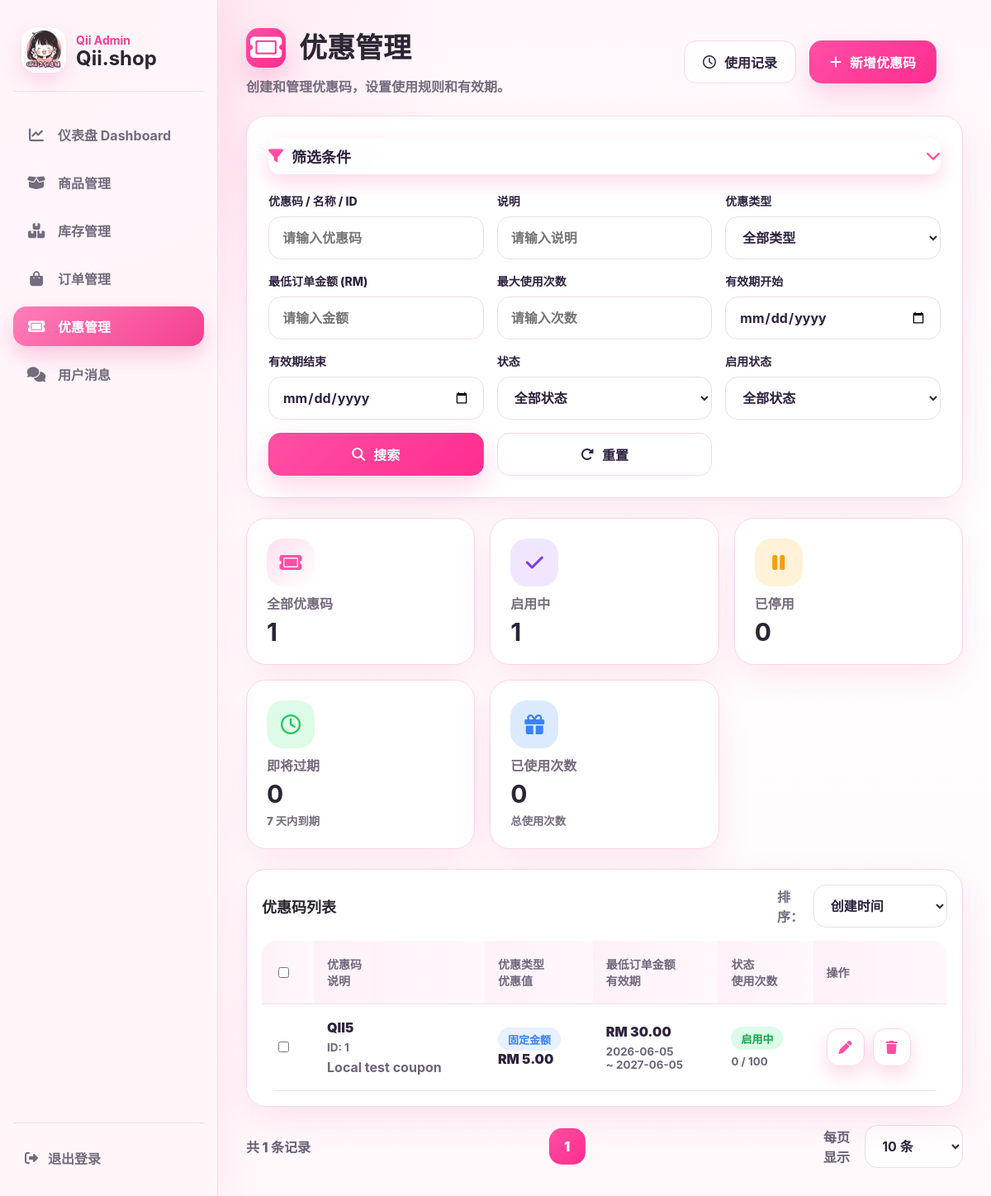
The page /a9sd8f7sd9f_admin/discount_center.php (signed in) on the database its author committed.
### tables this page shows
CREATE TABLE IF NOT EXISTS coupons (
  id INT AUTO_INCREMENT PRIMARY KEY,
  code VARCHAR(80) NOT NULL UNIQUE,
  description VARCHAR(255) NULL,
  discount_amount DECIMAL(10,2) NOT NULL DEFAULT 0.00,
  min_order DECIMAL(10,2) NOT NULL DEFAULT 0.00,
  start_date DATE NULL,
  end_date DATE NULL,
  status VARCHAR(30) NOT NULL DEFAULT 'active',
  max_usage INT NULL,
  used_count INT NOT NULL DEFAULT 0,
  created_at DATETIME NOT NULL DEFAULT CURRENT_TIMESTAMP
);

### a9sd8f7sd9f_admin/discount_center.php (the view, shortened to what this page needs)
<?php
require_once __DIR__ . '/config.php';
function coupon_type_label(array $coupon): string {
    $amount = (float)($coupon['discount_amount'] ?? 0);
    return '固定金额';
}
function coupon_value_text(array $coupon): string {
    $type = coupon_type_label($coupon);
    $amount = (float)($coupon['discount_amount'] ?? 0);
    return 'RM ' . number_format($amount, 2);
}
function coupon_status(array $coupon): array {
    $today = date('Y-m-d');
    return ['启用中', 'active'];
}
$search = trim($_GET['search'] ?? '');
$description = trim($_GET['description'] ?? '');
$minOrder = trim($_GET['min_order'] ?? '');
$maxUsage = trim($_GET['max_usage'] ?? '');
$startDate = trim($_GET['start_date'] ?? '');
$endDate = trim($_GET['end_date'] ?? '');
$sort = $_GET['sort'] ?? 'created_desc';
$limit = max(10, min(50, (int)($_GET['limit'] ?? 10)));
$page = max(1, (int)($_GET['page'] ?? 1));
$offset = ($page - 1) * $limit;
$where = [];
$params = [];
$whereSql = $where ? 'WHERE ' . implode(' AND ', $where) : '';
$orderSql = match ($sort) {
    'code_asc' => 'code ASC',
    'usage_desc' => 'used_count DESC',
    'end_asc' => 'end_date ASC',
    default => 'id DESC',
};
$countStmt = $pdo->prepare("SELECT COUNT(*) FROM coupons $whereSql");
$countStmt->execute($params);
$totalRows = (int)$countStmt->fetchColumn();
$totalPages = max(1, (int)ceil($totalRows / $limit));
$stmt = $pdo->prepare("SELECT * FROM coupons $whereSql ORDER BY $orderSql LIMIT $limit OFFSET $offset");
$stmt->execute($params);
$coupons = $stmt->fetchAll(PDO::FETCH_ASSOC);
$stats = [
    'all' => (int)$pdo->query("SELECT COUNT(*) FROM coupons")->fetchColumn(),
    'active' => (int)$pdo->query("SELECT COUNT(*) FROM coupons WHERE status='active' AND end_date >= CURDATE()")->fetchColumn(),
    'inactive' => (int)$pdo->query("SELECT COUNT(*) FROM coupons WHERE status!='active'")->fetchColumn(),
    'soon' => (int)$pdo->query("SELECT COUNT(*) FROM coupons WHERE end_date BETWEEN CURDATE() AND DATE_ADD(CURDATE(), INTERVAL 7 DAY)")->fetchColumn(),
    'used' => (int)$pdo->query("SELECT COALESCE(SUM(used_count),0) FROM coupons")->fetchColumn(),
];
?>
<!DOCTYPE html>
<html lang="zh-CN">
<head>
  <link rel="stylesheet" href="https://cdnjs.cloudflare.com/ajax/libs/font-awesome/6.5.0/css/all.min.css">
  <link rel="stylesheet" href="css/discount_admin.css?v=20260604b">
</head>
<body>
<?php include 'includes/admin_header.php'; ?>
<main class="main discount-page">
  <header class="discount-topbar">
    <div class="title-wrap">
      <h1><i class="fa-solid fa-ticket"></i> 优惠管理</h1>
      <p>创建和管理优惠码，设置使用规则和有效期。</p>
    </div>
    <a class="outline-action desktop-only" href="#coupon-list"><i class="fa-regular fa-clock"></i> 使用记录</a>
    <button class="primary-action" type="button" onclick="document.getElementById('couponCreate').classList.toggle('open')"><i class="fa-solid fa-plus"></i> 新增优惠码</button>
  </header>
  <section class="filter-panel glass-panel">
    <button class="filter-title" type="button" data-filter-toggle><span><i class="fa-solid fa-filter"></i> 筛选条件</span><i class="fa-solid fa-chevron-down"></i></button>
    <form method="get" class="discount-filter">
      <label><span>优惠码 / 名称 / ID</span><input name="search" value="<?= htmlspecialchars($search) ?>" placeholder="请输入优惠码"></label>
      <label><span>说明</span><input name="description" value="<?= htmlspecialchars($description) ?>" placeholder="请输入说明"></label>
      <label><span>优惠类型</span><select name="type"><option value="">全部类型</option></select></label>
      <label><span>最低订单金额 (RM)</span><input type="number" step="0.01" name="min_order" value="<?= htmlspecialchars($minOrder) ?>" placeholder="请输入金额"></label>
      <label><span>最大使用次数</span><input type="number" name="max_usage" value="<?= htmlspecialchars($maxUsage) ?>" placeholder="请输入次数"></label>
      <label><span>有效期开始</span><input type="date" name="start_date" value="<?= htmlspecialchars($startDate) ?>"></label>
      <label><span>有效期结束</span><input type="date" name="end_date" value="<?= htmlspecialchars($endDate) ?>"></label>
      <label><span>状态</span><select name="status"><option value="">全部状态</option></select></label>
      <label><span>启用状态</span><select name="enabled"><option value="">全部状态</option></select></label>
      <button type="submit" class="search-btn"><i class="fa-solid fa-magnifying-glass"></i> 搜索</button>
      <a href="discount_center.php" class="reset-btn"><i class="fa-solid fa-rotate-right"></i> 重置</a>
    </form>
  </section>
  <section class="discount-stats">
    <article><span><i class="fa-solid fa-ticket"></i></span><p>全部优惠码</p><strong><?= $stats['all'] ?></strong></article>
    <article class="purple"><span><i class="fa-solid fa-check"></i></span><p>启用中</p><strong><?= $stats['active'] ?></strong></article>
    <article class="orange"><span><i class="fa-solid fa-pause"></i></span><p>已停用</p><strong><?= $stats['inactive'] ?></strong></article>
    <article class="green"><span><i class="fa-regular fa-clock"></i></span><p>即将过期</p><strong><?= $stats['soon'] ?></strong><small>7 天内到期</small></article>
    <article class="blue"><span><i class="fa-solid fa-gift"></i></span><p>已使用次数</p><strong><?= number_format($stats['used']) ?></strong><small>总使用次数</small></article>
  </section>
  <section id="coupon-list" class="coupon-table-card glass-panel">
    <div class="table-head">
      <h2>优惠码列表</h2>
      <form method="get" class="sort-form">
        <label>排序：
          <select name="sort" onchange="this.form.submit()">
            <option value="created_desc" <?= $sort==='created_desc'?'selected':'' ?>>创建时间</option>
          </select>
        </label>
      </form>
    </div>
    <table>
      <thead>
        <tr>
          <th><input type="checkbox"></th>
          <th>优惠码<br>说明</th>
          <th>优惠类型<br>优惠值</th>
          <th>最低订单金额<br>有效期</th>
          <th>状态<br>使用次数</th>
          <th>操作</th>
        </tr>
      </thead>
      <tbody>
        <?php foreach ($coupons as $c): ?>
          <?php [$statusText, $statusClass] = coupon_status($c); $typeText = coupon_type_label($c); ?>
          <tr>
            <td class="coupon-check" data-label="选择"><input type="checkbox"></td>
            <td class="coupon-code" data-label="优惠码 / 说明"><strong><?= htmlspecialchars($c['code']) ?></strong><small>ID: <?= (int)$c['id'] ?></small><span><?= htmlspecialchars($c['description'] ?? '') ?></span></td>
            <td><span class="type-pill <?= $typeText === '免运费' ? 'ship' : ($typeText === '百分比折扣' ? 'percent' : 'fixed') ?>"><?= $typeText ?></span><strong><?= coupon_value_text($c) ?></strong></td>
            <td><strong>RM <?= number_format((float)($c['min_order'] ?? 0), 2) ?></strong><small><?= htmlspecialchars($c['start_date']) ?><br>~ <?= htmlspecialchars($c['end_date']) ?></small></td>
            <td><span class="status-pill <?= $statusClass ?>"><?= $statusText ?></span><small><?= (int)($c['used_count'] ?? 0) ?> / <?= $c['max_usage'] === null ? '不限' : (int)$c['max_usage'] ?></small></td>
            <td>
              <div class="coupon-actions">
                <button
                  type="button"
                  aria-label="编辑"
                  data-edit-coupon
                  data-id="<?= (int)$c['id'] ?>"
                  data-code="<?= htmlspecialchars($c['code'], ENT_QUOTES) ?>"
                  data-description="<?= htmlspecialchars($c['description'] ?? '', ENT_QUOTES) ?>"
                  data-discount_amount="<?= htmlspecialchars((string)$c['discount_amount'], ENT_QUOTES) ?>"
                  data-min_order="<?= htmlspecialchars((string)($c['min_order'] ?? ''), ENT_QUOTES) ?>"
                  data-max_usage="<?= htmlspecialchars((string)($c['max_usage'] ?? ''), ENT_QUOTES) ?>"
                  data-start_date="<?= htmlspecialchars((string)$c['start_date'], ENT_QUOTES) ?>"
                  data-end_date="<?= htmlspecialchars((string)$c['end_date'], ENT_QUOTES) ?>"
                  data-status="<?= htmlspecialchars((string)$c['status'], ENT_QUOTES) ?>"
                ><i class="fa-solid fa-pen"></i></button>
                <form method="post" onsubmit="return confirm('确定删除这个优惠码吗？');">
                  <button type="submit" aria-label="删除" class="delete-btn">
  <i class="fa-solid fa-trash"></i>
</button>
                </form>
              </div>
            </td>
          </tr>
        <?php endforeach; ?>
      </tbody>
    </table>
  </section>
  <footer class="discount-footer">
    <span>共 <?= $totalRows ?> 条记录</span>
    <nav>
      <?php for ($i = 1; $i <= $totalPages; $i++): ?>
        <a class="<?= $i === $page ? 'active' : '' ?>" href="?<?= http_build_query(array_merge($_GET, ['page' => $i])) ?>"><?= $i ?></a>
      <?php endfor; ?>
    </nav>
    <form method="get" class="limit-form">
      <span>每页显示</span>
      <select name="limit" onchange="this.form.submit()">
        <option value="10" <?= $limit===10?'selected':'' ?>>10 条</option>
      </select>
    </form>
  </footer>
</main>
</body>
</html>

### a9sd8f7sd9f_admin/includes/admin_layout.css (style rules this page uses)
:root { --pink: #f43f8f; --pink-strong: #ec2f83; --pink-soft: #fff0f7; --pink-tint: #ffe3ef; --ink: #2b2633; --muted: #746b7d; --line: #f4dce8; --panel: rgba(255, 255, 255, 0.92); --shadow: 0 16px 42px rgba(244, 63, 143, 0.12); }
* { box-sizing: border-box; }
body { margin: 0; font-family: "Inter", "Microsoft YaHei", "PingFang SC", Arial, sans-serif; background: radial-gradient(circle at top left, rgba(255, 213, 230, 0.85), transparent 34rem), linear-gradient(180deg, #fff7fb 0%, #fff 48%, #fff8fb 100%); color: var(--ink); }
.main, .main-content { margin-left: 264px; padding: 34px; }
button, .button, .btn-update, .btn-view, .btn-delete { border: 0; border-radius: 14px; background: var(--pink); color: #fff; font-weight: 700; cursor: pointer; box-shadow: 0 10px 22px rgba(244, 63, 143, 0.2); }
input, select, textarea { border: 1px solid var(--line); border-radius: 12px; background: #fff; color: var(--ink); }

### rows shown on the page
coupons: id "1", used_count "0", code "QII5", description "Local test coupon", typeText "固定金额", discount_amount "RM 5.00", min_order "30.00", start_date "2026-06-05", end_date "2027-06-05", statusText "启用中", max_usage "100"

### other values the page prints
$item['label'] "仪表盘 Dashboard"
$item['label'] "商品管理"
$item['label'] "库存管理"
$item['label'] "订单管理"
$item['label'] "优惠管理"
$item['label'] "用户消息"
$totalRows "1"
